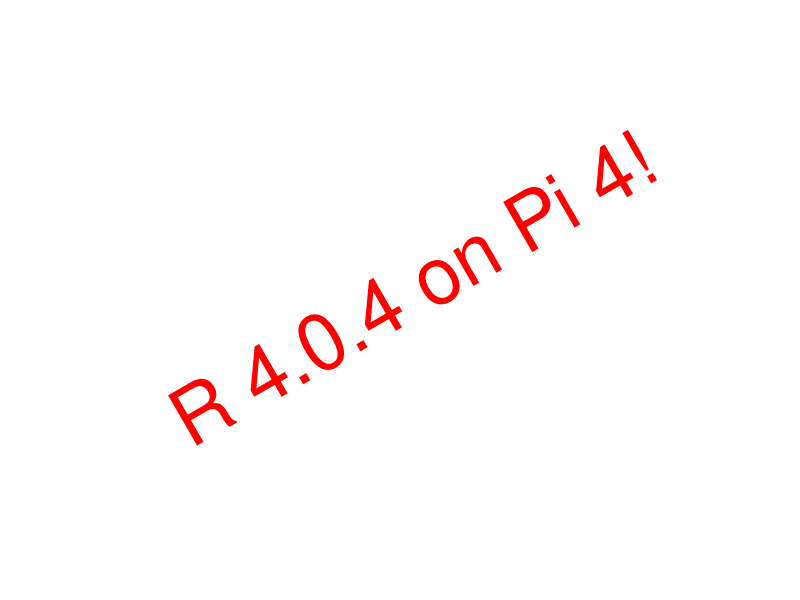

The R script that drew this image:
## ---- chunk 1
knitr::opts_chunk$set(echo = FALSE)
## ---- chunk 2
library(ggplot2)
library(tidyverse)
as_tibble(list(x = 1,
               y = 1)) -> tibDat

ggplot(data = tibDat,
       aes(x = x, y = y)) +
  geom_text(label = "R 4.0.4 on Pi 4!",
            size = 20,
            colour = "red",
            angle = 30) +
  xlab("") +
  ylab("") +
  theme_bw() +
  theme(panel.grid.major = element_blank(),
        panel.grid.minor = element_blank(),
        panel.border = element_blank(),
        panel.background = element_blank(),
        axis.line = element_blank(),
        axis.text = element_blank(),
        axis.ticks = element_blank()) 
